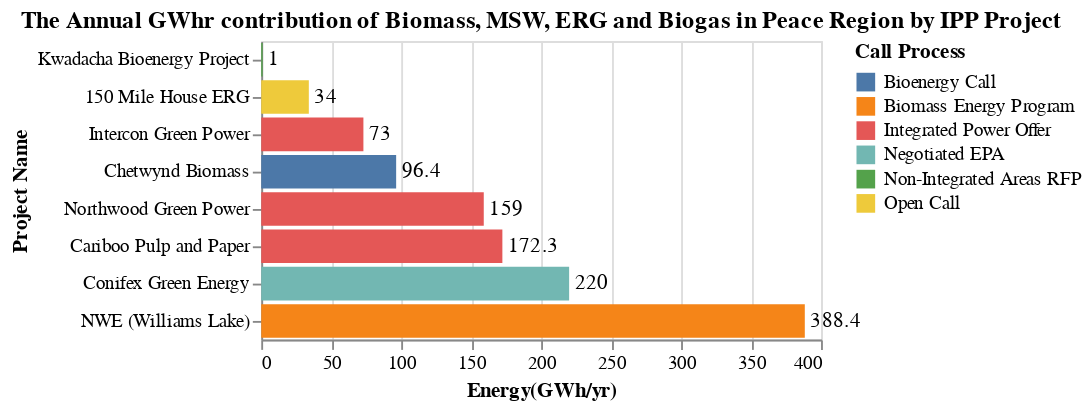

Notebook cell for this chart:
### Markdown cell above
The bar chart energy_PR_Loc_chart, shows the energy contribution of the project and the call process by which it was acquired. 

The bar chart capacity_PR_Loc_chart, shows the capacity contribution of each of these projects and the call process by which it was acquired.

### Code cell
title = alt.TitleParams('The Annual GWhr contribution of Biomass, MSW, ERG and Biogas in Peace Region by IPP Project')

capacity_IPP = alt.Chart(data_PR, title = title).mark_bar().encode(
                    alt.Y('Project_name', title='Project Name',sort='x'),
                    alt.X('sum(Energy(GWh/yr))', title='Energy(GWh/yr)'),
                    alt.Color('Call_process', title = 'Call Process')).properties( width=300)
energy_PR_Loc_chart = capacity_IPP + capacity_IPP.mark_text(
    color = 'black', align='left', dx = 3).encode(text='sum(Energy(GWh/yr))',color=alt.value('black'))
energy_PR_Loc_chart

### Figure 1 — Vega-Lite specification as saved in the notebook (floating-point values rounded to 4 significant figures)
{"config": {"view": {"continuousWidth": 300, "continuousHeight": 300}}, "layer": [{"mark": {"type": "bar"}, "encoding": {"color": {"field": "Call_process", "title": "Call Process", "type": "nominal"}, "x": {"aggregate": "sum", "field": "Energy(GWh/yr)", "title": "Energy(GWh/yr)", "type": "quantitative"}, "y": {"field": "Project_name", "sort": "x", "title": "Project Name", "type": "nominal"}}, "title": {"text": "The Annual GWhr contribution of Biomass, MSW, ERG and Biogas in Peace Region by IPP Project"}}, {"mark": {"type": "text", "align": "left", "color": "black", "dx": 3}, "encoding": {"color": {"value": "black"}, "text": {"aggregate": "sum", "field": "Energy(GWh/yr)", "type": "quantitative"}, "x": {"aggregate": "sum", "field": "Energy(GWh/yr)", "title": "Energy(GWh/yr)", "type": "quantitative"}, "y": {"field": "Project_name", "sort": "x", "title": "Project Name", "type": "nominal"}}, "title": {"text": "The Annual GWhr contribution of Biomass, MSW, ERG and Biogas in Peace Region by IPP Project"}}], "data": {"name": "data-2407d0fabc9a732ef905e19e0b2b267c"}, "width": 300, "$schema": "https://vega.github.io/schema/vega-lite/v5.20.1.json", "datasets": {"data-2407d0fabc9a732ef905e19e0b2b267c": [{"Sub_region": "Central Interior", "Project_name": "150 Mile House ERG", "IPP_seller": "EnPower Green Energy Generation Limited Partnership", "Location": "150 Mile House", "Type": "ERG", "Year": "2006", "Call_process": "Open Call", "Capacity(MW)": 6.0, "Energy(GWh/yr)": 34.0, "Region": "Peace Region"}, {"Sub_region": "Peace River", "Project_name": "Chetwynd Biomass", "IPP_seller": "West Fraser Mills Ltd.", "Location": "Chetwynd", "Type": "Biomass", "Year": "2010", "Call_process": "Bioenergy Call", "Capacity(MW)": 12.0, "Energy(GWh/yr)": 96.4, "Region": "Peace Region"}, {"Sub_region": "Peace River", "Project_name": "Kwadacha Bioenergy Project", "IPP_seller": "Kwadacha Green Energy Limited Partnership", "Location": "Fort Ware", "Type": "Biomass", "Year": "2016", "Call_process": "Non-Integrated Areas RFP", "Capacity(MW)": 0.5, "Energy(GWh/yr)": 1.0, "Region": "Peace Region"}, {"Sub_region": "Central Interior", "Project_name": "Conifex Green Energy", "IPP_seller": "Conifex Power Limited Partnership", "Location": "Mackenzie", "Type": "Biomass", "Year": "2011", "Call_process": "Negotiated EPA", "Capacity(MW)": 36.0, "Energy(GWh/yr)": 220.0, "Region": "Peace Region"}, {"Sub_region": "Central Interior", "Project_name": "Intercon Green Power", "IPP_seller": "Canfor Pulp Ltd.", "Location": "Prince George", "Type": "Biomass", "Year": "2010", "Call_process": "Integrated Power Offer", "Capacity(MW)": 31.7, "Energy(GWh/yr)": 73.0, "Region": "Peace Region"}, {"Sub_region": "Central Interior", "Project_name": "Northwood Green Power", "IPP_seller": "Canfor Pulp Ltd.", "Location": "Prince George", "Type": "Biomass", "Year": "2010", "Call_process": "Integrated Power Offer", "Capacity(MW)": 94.5, "Energy(GWh/yr)": 159.0, "Region": "Peace Region"}, {"Sub_region": "Central Interior", "Project_name": "Cariboo Pulp and Paper", "IPP_seller": "West Fraser Mills Ltd.", "Location": "Quesnel", "Type": "Biomass", "Year": "2010", "Call_process": "Integrated Power Offer", "Capacity(MW)": 61.3, "Energy(GWh/yr)": 172.3, "Region": "Peace Region"}, {"Sub_region": "Central Interior", "Project_name": "NWE (Williams Lake)", "IPP_seller": "Atlantic Power (Williams Lake) Ltd.", "Location": "Williams Lake", "Type": "Biomass", "Year": "2019", "Call_process": "Biomass Energy Program", "Capacity(MW)": 68.0, "Energy(GWh/yr)": 388.4, "Region": "Peace Region"}]}}
